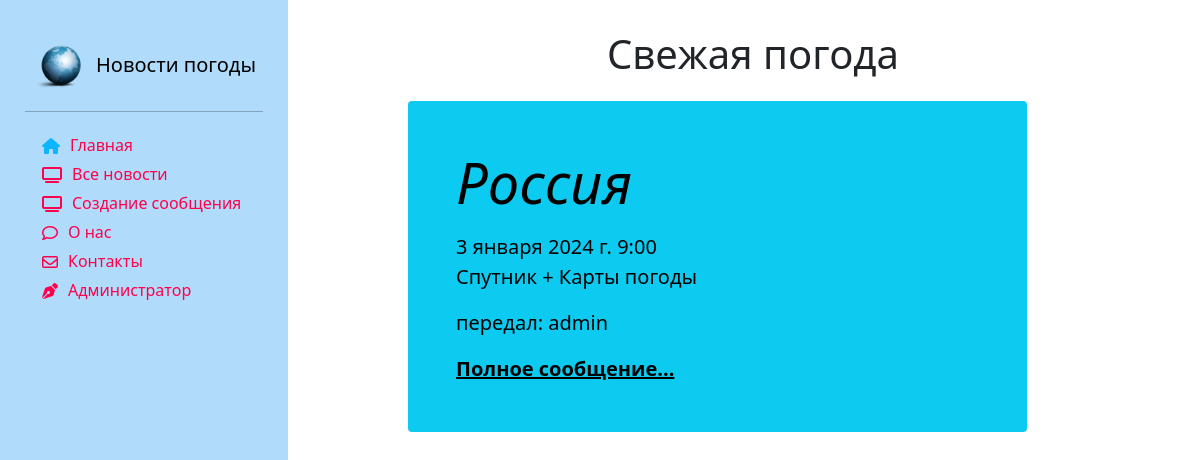
The page / on the database its author committed.
### news/models.py (models this page shows, shortened)
class Article(models.Model):
    categories = (('ФП', 'Фактическая погода'),
                  ('ПП', 'Прогноз погоды'),
                  ('ШО', 'Штормовое оповещение'),
                  ('ШП', 'Штормовое предупреждение'),
                  ('КП', 'Карты погоды'))
    author = models.ForeignKey(User, on_delete=models.SET_NULL, null=True, verbose_name='Автор')
    title = models.CharField('Пункт', max_length=50, default='')
    category = models.CharField(choices=categories, max_length=20, verbose_name='Категория сообщения')
    anouncement = models.TextField('Анонс', max_length=250)
    text = models.TextField('Текст сообщения')
    date = models.DateTimeField('Дата наблюдения', auto_created=True)
    tags = models.ManyToManyField(to=Tag, blank=True, verbose_name='Явления')
    slug = models.SlugField()
    def __str__(self):
        return f' {self.title} от: {str(self.date)[:16]}'
    def get_absolute_url(self):
        return f'/news/show/{self.id}'
    class Meta:
        ordering = ['-date', 'title']
        verbose_name = 'Сообщение'
        verbose_name_plural ='Сообщения'

### main/views.py (the view)
# urls.py: path('', views.index, name='demo'),
def index(request):
    articles = Article.objects.prefetch_related('tags').all()
    print(articles)
    for a in articles:
        print(a.title, a.tags.all())
    tag_list = Tag.objects.all().values('title')
    print(tag_list)
    author_list = User.objects.all()
    print(author_list)
    article = Article.objects.all().order_by('-date').first()
    context = {'article': article}
    return render(request, 'main/index.html', context)

### news/models.py (called while the page is built)
    def __str__(self):
        return self.title

### main/templates/main/index.html (shortened to what this page needs)
{% extends 'main/base_template.html' %}
{% load static %}
{% load bootstrap5 %}
{% block content %}
    <div class="row">
    <div class="text-center" style="margin-top:30px;">
        <h1>Свежая погода</h1>
    </div>
    <div class="single_news">
        <div class="p-4 p-md-5 text-black rounded bg-info">
            <div class="col-md-6 px-0">
                <h1 class="display-4 fst-italic"> {{ article.title }}</h1>
                <p class="lead my-3">{{ article.date }} {{ article.anouncement }}</p>
                <p class="lead my-3">передал: {{ article.author }} </p>
                <p class="lead mb-0"><a href="{{ article.get_absolute_url }}" class="text-black fw-bold">Полное
                    сообщение...</a></p>
            </div>
        </div>
    </div>
</div>
{% endblock %}

### main/static/main/css/style.css (style rules this page uses)
body { #background-color:#1abaff; }
a { text-decoration:none; color:black; }
body .single_news { margin-top:15px; float: left; width: 90%; }

### rows shown on the page
Article: title "Россия", date "3 января 2024 г. 9:00", anouncement "Спутник + Карты погоды", author "admin"
